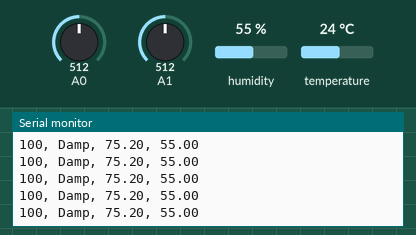
Simulated run of this sketch. Board: Arduino Uno, built with avr-gcc and run on an emulated ATmega328P. Shown: the last lines printed to the serial monitor. The inputs (shaded band) are chosen by the test bench; at power-on: A1 = 512, A0 = 512, humidity 55 %, temperature 24 °C.

Above: at 8.5 s.
8.6 s: A1 set to 210
At 9.5 s:
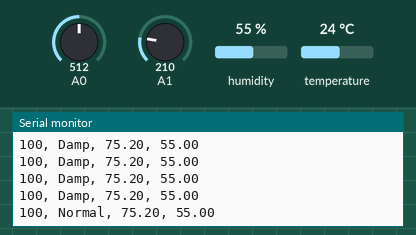
10.1 s: A1 set to 190
At 11.1 s:
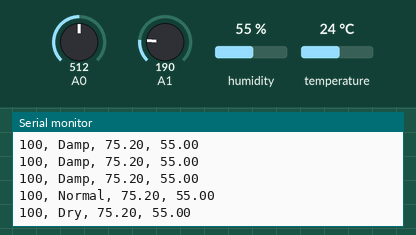

Measured:
- the behaviour switches between 200 and 199 on A1 (found by bisection; images 1 and 2)
- after the input at 8.6 s, the serial monitor: prints a new line after 0.62 s (image 1)
- after the input at 10.1 s, the serial monitor: prints a new line after 0.14 s (image 2)

The sketch:

PlantX.ino
```cpp
#include <dht.h>

#define DHT11_PIN 7

dht DHT;

const int sensorMin = 0;      // sensor minimum, discovered through experiment
const int sensorMax = 600;    // sensor maximum, discovered through experiment

void setup() {
  pinMode(3, INPUT);//Moisture at digital pin 3
  pinMode(6, INPUT);//Humidity sensor at digital pin 6
  Serial.begin(9600);
  delay(1000);
}


void loop() {
  int readLight = analogRead(A0);
  int light = (readLight/4.5);
  if(light > 100){
    light = 100;
  }
  int readMoisture = analogRead(A1);
  int range = map(readMoisture, sensorMin, sensorMax, 0, 3);
  String moisture = "";
  switch (range) {
    case 0:
     moisture = "Dry";
      break;
    case 1:
      moisture = "Normal";
      break;
    case 2:
       moisture = "Damp";
      break;
    case 3:
      moisture = "Turgid";
      break;
  }

  int chk = DHT.read11(DHT11_PIN);
  double temp = (DHT.temperature * 9/5) +32; //Farenheit
  Serial.println(String(light) + ", " + String(moisture) + ", " + String(temp) + ", " + String(DHT.humidity));//humidity in percentage
  delay(1000);
}
```
